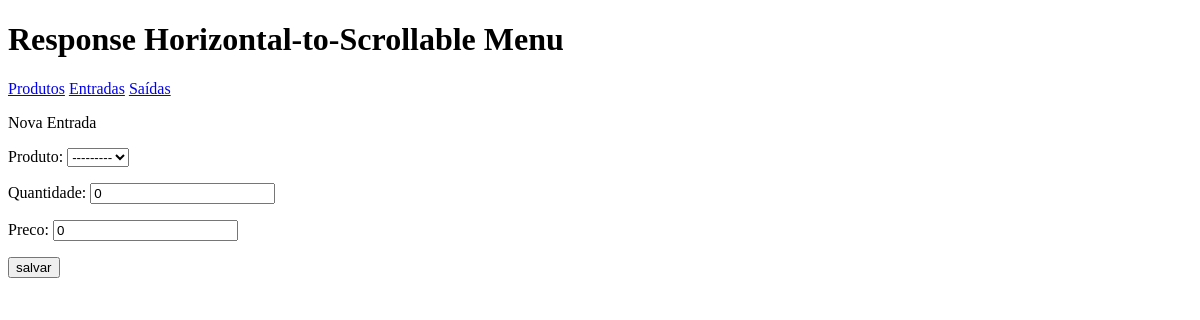
Before: /entrada/new_entrada with the older database file.
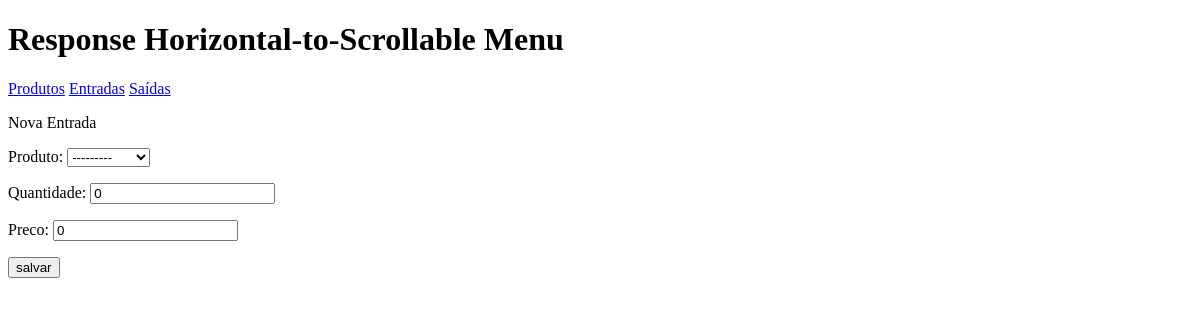
After: the same page with the newer database file.
### produto/models.py (models this page shows, shortened)
class Produtos(models.Model):
    produto = models.CharField('Produto', max_length=200)
    cor = models.ForeignKey(Cores, on_delete=models.PROTECT, verbose_name='Cor')
    descricao = models.TextField('Descriçao', blank=True)
    quantidade = models.IntegerField('Quantidade', default=0)
    preco = models.DecimalField('Preço', decimal_places=2, max_digits=8, default=0)
    criado = models.DateTimeField('Criado em', auto_now_add=True)
    modificado = models.DateField('Modificado em', auto_now=True)
    def __str__(self):
        return self.produto
    class Meta:
        verbose_name = 'Produto'
        verbose_name_plural = 'Produtos'
        ordering = ['-produto']

### entrada/views.py (the view)
# urls.py: path('new_entrada', new_entrada, name='new_entrada'),
def new_entrada(request):
    if request.method == 'POST':
        form = EntradaForm(request.POST)
        if form.is_valid():
            form.save(commit=False)
            form.cleaned_data['produto'].quantidade = form.cleaned_data['produto'].quantidade + form.cleaned_data['quantidade']
            form.cleaned_data['produto'].preco = form.cleaned_data['preco']
            form.cleaned_data['produto'].save_base()
            form.save()
            return redirect('entrada:list_entrada')
    else:
        template_name = 'new_entrada.html'
        context = {
            'form': EntradaForm()
        }
        return render(request, template_name, context)

### entrada/forms.py
class EntradaForm(ModelForm):
    class Meta:
        model = Entradas
        fields = ['produto', 'quantidade', 'preco']

### entrada/templates/new_entrada.html (shortened to what this page needs)
{% extends 'base.html' %}
{% block product %}
<p>Nova Entrada</p>
<form action="{% url 'entrada:new_entrada' %}" method="POST">
  {{ form.as_p }}
  <button class="button is-primary" type="submit">salvar</button>
</form>
{% endblock %}

### core/templates/base.html (shortened to what this page needs)
<!DOCTYPE html>
{% load static %}
<html lang="en">
<head>
</head>
<body>
    <h1>Response Horizontal-to-Scrollable Menu</h1>
    <a href="{% url 'produto:list_produto' %}">Produtos</a>
    <a href="{% url 'entrada:list_entrada' %}">Entradas</a>
    <a href="{% url 'saida:list_saida' %}">Saídas</a>
    {% block product %}{% endblock %}
</body>
</html>

Changed rows visible on the page:
added Produtos: produto "---------", quantidade "0", preco "0"
Other visible differences:
form field produto: "---------" → (not shown)
form field quantidade: "0" → (not shown)
form field preco: "0" → (not shown)
